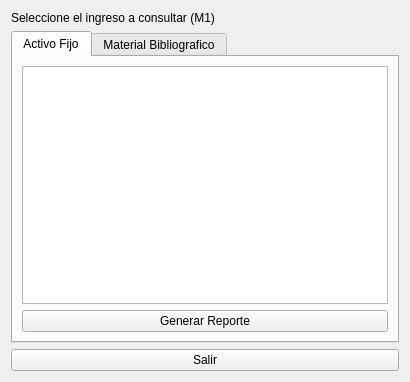
<?xml version="1.0" encoding="UTF-8"?>
<ui version="4.0">
 <class>ConsultaIngreso</class>
 <widget class="QWidget" name="ConsultaIngreso">
  <property name="windowModality">
   <enum>Qt::ApplicationModal</enum>
  </property>
  <property name="geometry">
   <rect>
    <x>0</x>
    <y>0</y>
    <width>410</width>
    <height>382</height>
   </rect>
  </property>
  <property name="windowTitle">
   <string>Consulta de Ingresos de Bienes</string>
  </property>
  <layout class="QGridLayout" name="gridLayout">
   <item row="0" column="0">
    <widget class="QLabel" name="label">
     <property name="text">
      <string>Seleccione el ingreso a consultar (M1)</string>
     </property>
    </widget>
   </item>
   <item row="1" column="0">
    <widget class="QTabWidget" name="tabWidget">
     <property name="currentIndex">
      <number>0</number>
     </property>
     <widget class="QWidget" name="tab">
      <attribute name="title">
       <string>Activo Fijo</string>
      </attribute>
      <layout class="QVBoxLayout" name="verticalLayout">
       <item>
        <widget class="QTableView" name="tablaIngresoAF"/>
       </item>
       <item>
        <widget class="QPushButton" name="generarReporte">
         <property name="text">
          <string>Generar Reporte</string>
         </property>
        </widget>
       </item>
      </layout>
     </widget>
     <widget class="QWidget" name="tab_2">
      <attribute name="title">
       <string>Material Bibliografico</string>
      </attribute>
      <layout class="QVBoxLayout" name="verticalLayout_2">
       <item>
        <widget class="QTableView" name="tablaIngresoBiblio"/>
       </item>
       <item>
        <widget class="QPushButton" name="generarReporteBiblio">
         <property name="text">
          <string>Generar Reporte</string>
         </property>
        </widget>
       </item>
      </layout>
     </widget>
    </widget>
   </item>
   <item row="2" column="0">
    <widget class="QPushButton" name="salir">
     <property name="text">
      <string>Salir</string>
     </property>
    </widget>
   </item>
  </layout>
 </widget>
 <resources/>
 <connections/>
</ui>
